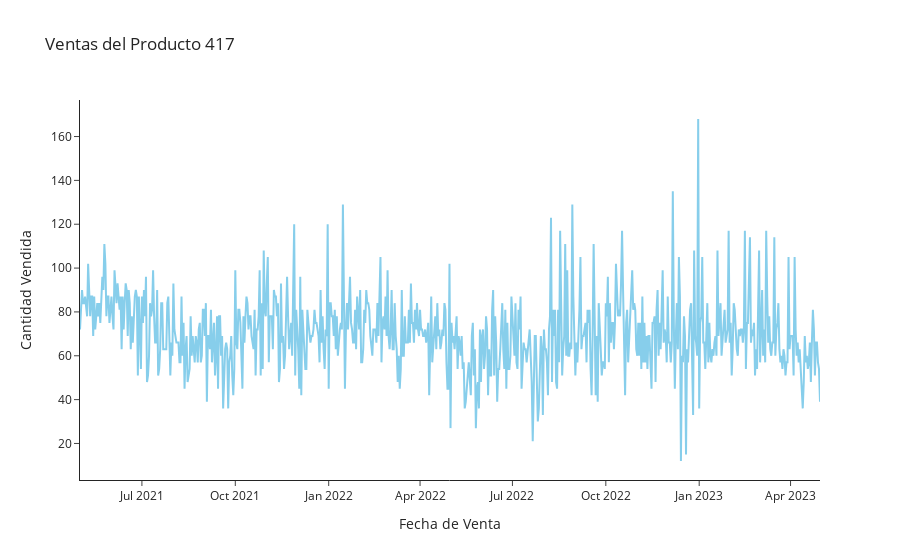

Here is the notebook cell this chart was saved with:
### Code cell
articulo = 417
filtered_df = (
    df.query("articulo == @articulo")
    .set_index("fecha_venta")
    .reindex(complete_range)
)

filtered_df["articulo"] = filtered_df["articulo"].fillna(method='ffill')

fig = px.line(
    filtered_df,
    x=filtered_df.index,
    y="cantidad",
    title=f"Ventas del Producto {articulo}",
    labels={"cantidad": "Unidades Vendidas", "fecha_venta": "Fecha"},
    color_discrete_sequence=["skyblue"],
    template="simple_white"
)

fig.update_layout(
    xaxis_title="Fecha de Venta",
    yaxis_title="Cantidad Vendida",
    hovermode="x"
)

fig.show()

### Figure 1 — Plotly figure (JSON) as saved in the notebook; plotly's stock layout.template omitted (floating-point values rounded to 4 significant figures; data arrays with more than 128 entries replaced by an {"elided": "..."} marker saying what was removed)
{"data": [{"hovertemplate": "index=%{x}<br>Unidades Vendidas=%{y}<extra></extra>", "legendgroup": "", "line": {"color": "skyblue", "dash": "solid"}, "marker": {"symbol": "circle"}, "mode": "lines", "name": "", "orientation": "v", "showlegend": false, "type": "scatter", "x": {"elided": "730 str values"}, "xaxis": "x", "y": {"elided": "730 float values"}, "yaxis": "y"}], "layout": {"hovermode": "x", "legend": {"tracegroupgap": 0}, "title": {"text": "Ventas del Producto 417"}, "xaxis": {"anchor": "y", "domain": [0, 1], "title": {"text": "Fecha de Venta"}}, "yaxis": {"anchor": "x", "domain": [0, 1], "title": {"text": "Cantidad Vendida"}}}}
